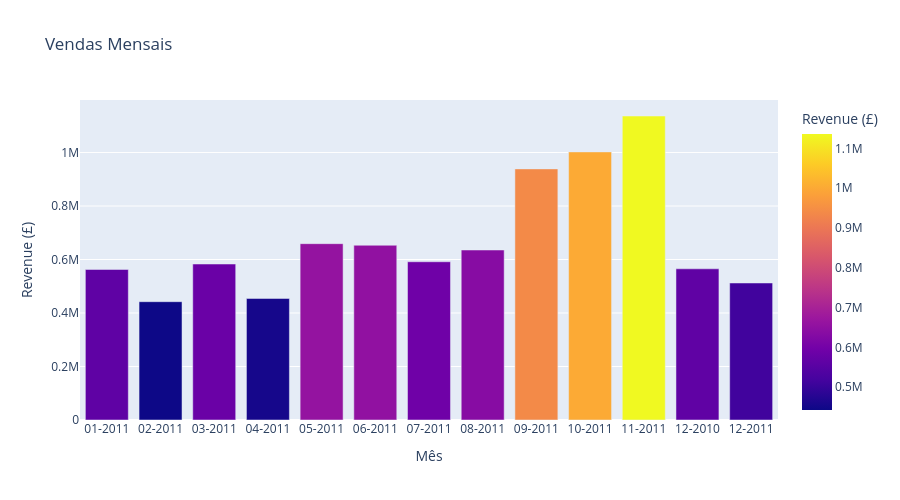

Source (notebook cell):
### Markdown cell above
Com este gráfico vemos as "seasons" picos de venda que como podemos perceber parecem ser as datas perto do Natal.

### Code cell
import plotly.express as px

# Vendas por mês
df['Month-Year'] = df['InvoiceDate'].dt.strftime('%m-%Y')
vendas_mes = df.groupby('Month-Year')['Revenue'].sum().reset_index()
vendas_mes = vendas_mes.sort_values('Month-Year')

fig = px.bar(vendas_mes, x='Month-Year', y='Revenue',
             color='Revenue',
             labels={'Revenue': 'Revenue (£)', 'Month-Year': 'Mês'},
             title='Vendas Mensais')

fig.update_layout(width=900, height=500)
fig.show()

### Figure 1 — Plotly figure (JSON) as saved in the notebook; plotly's stock layout.template omitted (floating-point values rounded to 4 significant figures)
{"data": [{"hovertemplate": "Mês=%{x}<br>Revenue (£)=%{marker.color}<extra></extra>", "legendgroup": "", "marker": {"color": [562700.0, 442300.0, 583100.0, 454400.0, 659200.0, 653300.0, 591600.0, 635500.0, 938800.0, 1002000.0, 1137000.0, 565200.0, 512200.0], "coloraxis": "coloraxis", "pattern": {"shape": ""}}, "name": "", "orientation": "v", "showlegend": false, "textposition": "auto", "type": "bar", "x": ["01-2011", "02-2011", "03-2011", "04-2011", "05-2011", "06-2011", "07-2011", "08-2011", "09-2011", "10-2011", "11-2011", "12-2010", "12-2011"], "xaxis": "x", "y": [562700.0, 442300.0, 583100.0, 454400.0, 659200.0, 653300.0, 591600.0, 635500.0, 938800.0, 1002000.0, 1137000.0, 565200.0, 512200.0], "yaxis": "y"}], "layout": {"barmode": "relative", "coloraxis": {"colorbar": {"title": {"text": "Revenue (£)"}}, "colorscale": [[0, "#0d0887"], [0.1111, "#46039f"], [0.2222, "#7201a8"], [0.3333, "#9c179e"], [0.4444, "#bd3786"], [0.5556, "#d8576b"], [0.6667, "#ed7953"], [0.7778, "#fb9f3a"], [0.8889, "#fdca26"], [1, "#f0f921"]]}, "height": 500, "legend": {"tracegroupgap": 0}, "title": {"text": "Vendas Mensais"}, "width": 900, "xaxis": {"anchor": "y", "domain": [0, 1], "title": {"text": "Mês"}}, "yaxis": {"anchor": "x", "domain": [0, 1], "title": {"text": "Revenue (£)"}}}}
